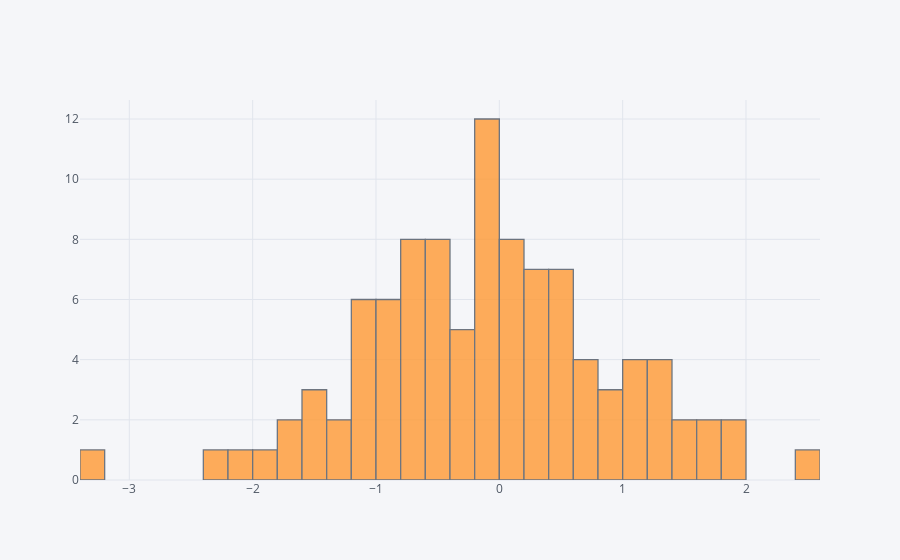

Here is the notebook cell this chart was saved with:
### Code cell
df['A'].iplot(kind='hist', bins=50)

### Figure 1 — Plotly figure (JSON) as saved in the notebook; plotly's stock layout.template omitted (floating-point values rounded to 4 significant figures)
{"data": [{"histfunc": "count", "histnorm": "", "marker": {"color": "rgba(255, 153, 51, 1.0)", "line": {"color": "#4D5663", "width": 1.3}}, "name": "A", "nbinsx": 50, "opacity": 0.8, "orientation": "v", "type": "histogram", "x": [0.7424, -1.796, 0.8882, -0.05618, 2.448, 0.4448, -1.094, -0.1557, -0.6725, -1.308, 0.3278, -0.1733, -1.037, 0.1893, -0.9702, 1.515, -0.02513, -0.518, -1.943, 0.5704, 0.09344, 1.064, -0.7971, 1.091, 0.5881, -0.2663, 0.61, 0.8314, 0.2456, 0.2153, 1.487, 0.6785, 0.3239, -3.223, -0.3132, 1.968, 0.05962, -0.442, -0.376, 1.665, -0.1422, -0.639, -0.5086, -0.651, -0.9912, 0.1013, -0.08553, 1.708, -1.453, -2.081, -0.8892, 1.331, 0.4996, -1.04, -0.4879, -0.9396, -0.1884, -1.296, -1.085, 1.189, -1.177, -2.332, -1.562, -0.4555, -0.1376, 1.853, 0.1897, -0.2383, 0.8613, 0.1597, -0.6543, -0.7108, -0.5472, 1.23, 0.1116, -0.2634, 1.349, 0.5776, 0.5208, 0.02963, -0.9492, -1.751, 0.3962, 0.2448, -0.7056, 1.065, 0.4067, -0.00375, -0.4021, -0.03712, 0.6971, -1.098, -1.464, -0.8708, -0.01639, 1.311, -0.1584, -0.7132, -0.4643, 0.2376]}], "layout": {"barmode": "overlay", "legend": {"bgcolor": "#F5F6F9", "font": {"color": "#4D5663"}}, "paper_bgcolor": "#F5F6F9", "plot_bgcolor": "#F5F6F9", "titlefont": {"color": "#4D5663"}, "xaxis1": {"gridcolor": "#E1E5ED", "showgrid": true, "tickfont": {"color": "#4D5663"}, "title": "", "titlefont": {"color": "#4D5663"}, "zerolinecolor": "#E1E5ED"}, "yaxis1": {"gridcolor": "#E1E5ED", "showgrid": true, "tickfont": {"color": "#4D5663"}, "title": "", "titlefont": {"color": "#4D5663"}, "zerolinecolor": "#E1E5ED"}}}
